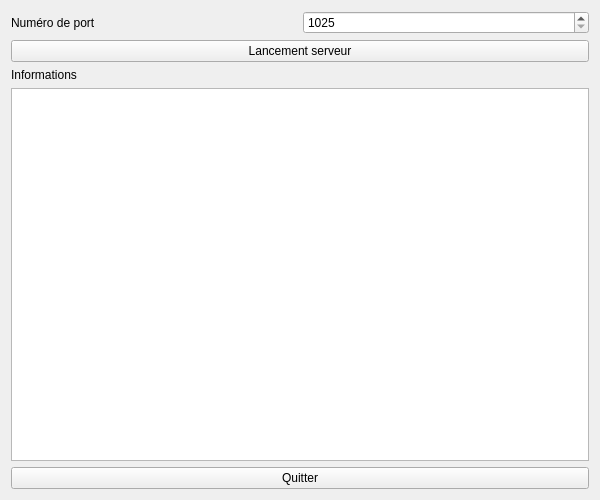
<?xml version="1.0" encoding="UTF-8"?>
<ui version="4.0">
 <class>AuditServeurMultiWidget</class>
 <widget class="QWidget" name="AuditServeurMultiWidget">
  <property name="geometry">
   <rect>
    <x>0</x>
    <y>0</y>
    <width>600</width>
    <height>500</height>
   </rect>
  </property>
  <property name="minimumSize">
   <size>
    <width>600</width>
    <height>500</height>
   </size>
  </property>
  <property name="maximumSize">
   <size>
    <width>600</width>
    <height>500</height>
   </size>
  </property>
  <property name="windowTitle">
   <string>AuditServeurMultiWidget</string>
  </property>
  <layout class="QVBoxLayout" name="verticalLayout">
   <item>
    <layout class="QHBoxLayout" name="horizontalLayout">
     <item>
      <widget class="QLabel" name="labelPort">
       <property name="text">
        <string>Numéro de port</string>
       </property>
      </widget>
     </item>
     <item>
      <widget class="QSpinBox" name="spinBoxPort">
       <property name="minimum">
        <number>1025</number>
       </property>
       <property name="maximum">
        <number>9999</number>
       </property>
      </widget>
     </item>
    </layout>
   </item>
   <item>
    <widget class="QPushButton" name="pushButtonLancemenServeur">
     <property name="text">
      <string>Lancement serveur</string>
     </property>
    </widget>
   </item>
   <item>
    <widget class="QLabel" name="labelInformations">
     <property name="text">
      <string>Informations</string>
     </property>
    </widget>
   </item>
   <item>
    <widget class="QTextEdit" name="textEditInformations"/>
   </item>
   <item>
    <widget class="QPushButton" name="pushButtonQuitter">
     <property name="text">
      <string>Quitter</string>
     </property>
    </widget>
   </item>
  </layout>
 </widget>
 <resources/>
 <connections/>
</ui>
